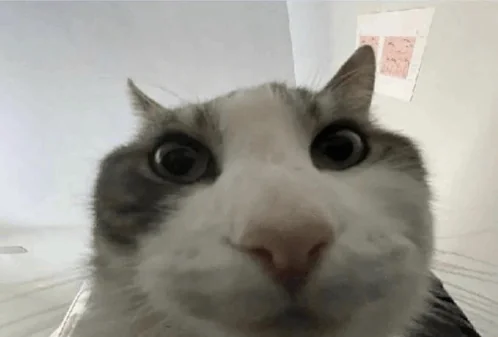
#> input picture buổi 5/cat.jpg, 498 x 337 px
$ jupyter execute --allow-errors 2374802010571_NGUYENHANVU_CV0101_Lab03.ipynb
#> lines starting #> are read from the running program, lines starting #| are printed output that depends on the picture
[cell 1]
import cv2
import matplotlib.pyplot as NGUYENHANVU

[cell 2]
img = cv2.imread('cat.jpg')
#> img is the input picture: shape (337, 498, 3); mean B, G, R 142.8, 150.3, 152.3
img = img[:,:,::-1]
NGUYENHANVU.imshow(img)

1.Thực hành xử lý ảnh trong miền tần số:
- Fast Fourier Transform (FFT) algorithm để phát hiện ảnh mờ.
+ Để đọc ảnh và hiển thị ảnh, ta dùng matplotlib

[cell 3]
import numpy as np
import cv2
from matplotlib import pyplot as NGUYENHANVU

+ Đọc bức ảnh và đưa về float32

[cell 4]
img = cv2.imread('cat.jpg',0)
#> img: shape (337, 498); min 0, max 250, mean 150.1
img_float32 = np.float32(img)

+ Sau đó đưa ảnh về dạng số phức, và dùng fft có sẵn trong numpy để biến đổi để được biên độ của các sóng với các tần số khác nhau

[cell 5]
dft = cv2.dft(img_float32, flags = cv2.DFT_COMPLEX_OUTPUT)
dft_shift = np.fft.fftshift(dft)

+ Đưa về thang log, rồi khuếch đại lên 20 lần để vẽ. Nếu không đưa về thang log, các sóng ở tâm sẽ rất lớn, và sẽ lấn át các sóng có tần số cao và khi biểu diễn chỉ có điểm sáng ở giữa, còn lại tối hết. Đưa về thang log để biên độ chênh lệch giữa các sóng được giảm xuống. Ta khuếch đại lên 1 chút (20 lần) để tăng độ tương phản cho bức ảnh.

[cell 6]
magnitude_spectrum = 20*np.log(cv2.magnitude(dft_shift[:,:,0],dft_shift[:,:,1]))
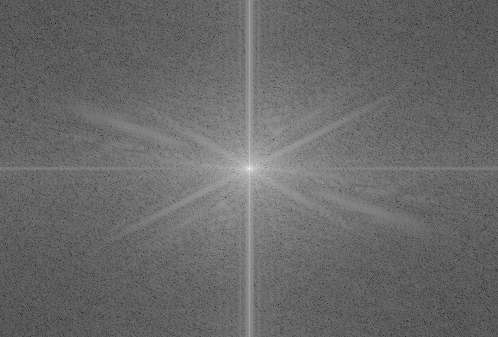
#> magnitude_spectrum: shape (337, 498) float32; min -23.54, max 340.8, mean 127; drawn with min black and max white

2.Sử dụng đoạn code sau cho DFT, trình bày ý nghĩa của từng dòng lệnh.

[cell 7]
NGUYENHANVU.subplot(121), NGUYENHANVU.imshow(img, cmap = 'gray')
#> (the rest of this cell did not finish here and is left out)

3.Sử dụng Fast Fourier Transform (FFT) Magnitude algorithm để phát hiện ảnh mờ

[cell 8]
import matplotlib.pyplot as NGUYENHANVU
import numpy as np
from skimage.data import gravel
from skimage.filters import difference_of_gaussians, window
from scipy.fft import fftn, fftshift

image = gravel()
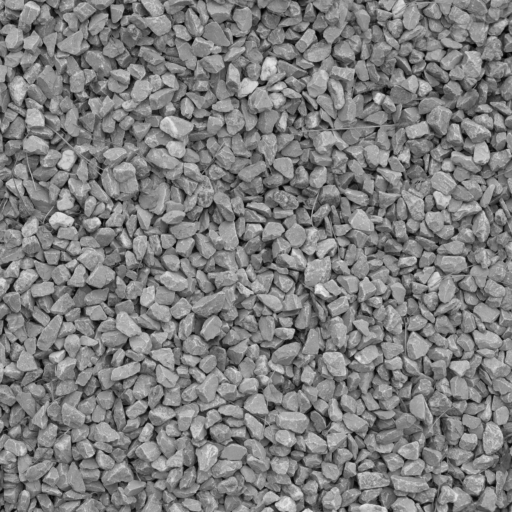
#> input picture skimage.data.gravel(), 512 x 512 px
#> image is the input picture: shape (512, 512); min 0, max 237, mean 126.5
wimage = image * window('hann', image.shape)
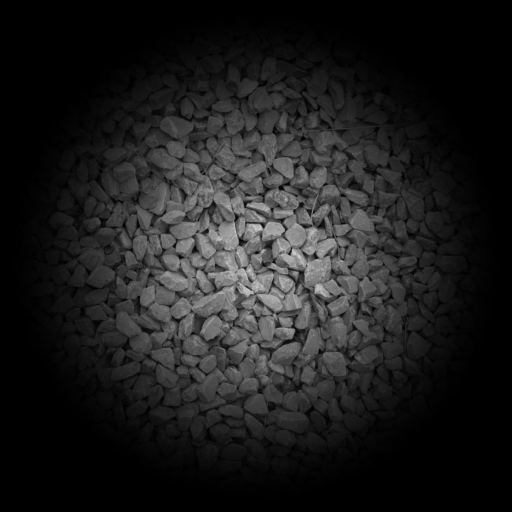
#> wimage: shape (512, 512) float64; min 0, max 212.5, mean 29.7
filtered_image = difference_of_gaussians(image, 1, 12)
filtered_wimage = filtered_image * window('hann', image.shape)
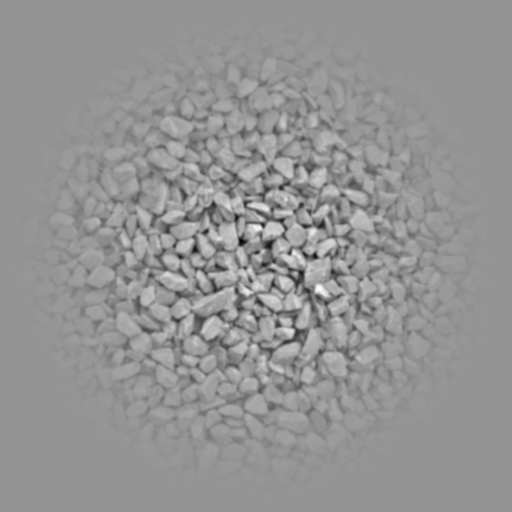
#> filtered_wimage: shape (512, 512) float64; min -0.415, max 0.298, mean 7.04e-06; drawn with min black and max white
im_f_mag = fftshift(np.abs(fftn(wimage)))
fim_f_mag = fftshift(np.abs(fftn(filtered_wimage)))
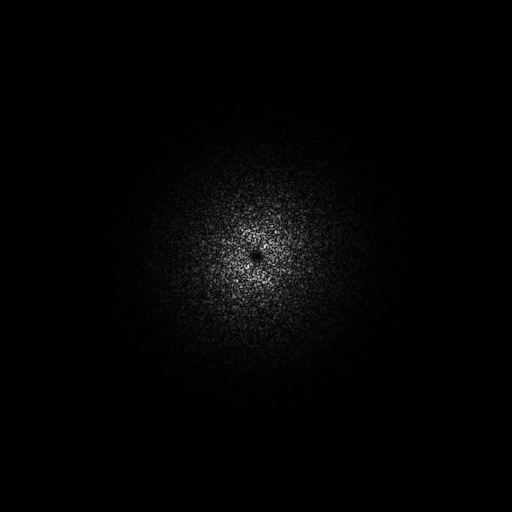
#> fim_f_mag: shape (512, 512) float64; min 1.36e-06, max 454, mean 6.4; drawn with min black and max white

#> (the rest of this cell did not finish here and is left out)

Thực hành Harris Corner Detection

[cell 9]
import cv2
import numpy as np
from IPython.display import Image
def detect_corner(image_path, blockSize=2, ksize=3, k=0.04, threshold=0.01):
#> called with image_path = 'cat.jpg', blockSize = 2, ksize = 5, k = 0.04, threshold = 0.005
  img = cv2.imread(image_path)
  gray = cv2.cvtColor(img, cv2.COLOR_BGR2GRAY)
  gray = np.float32(gray)
  dst = cv2.cornerHarris(gray, blockSize, ksize, k)
  #result is dilated for marking the corners, not important
  dst = cv2.dilate(dst, None)
  # Threshold for an optimal value, it may vary depending on the image.
  img[dst>threshold*dst.max()]=[0, 0, 255]
#> img: shape (337, 498, 3)
  cv2.imwrite('example.jpg',img)
  return img
out_path = detect_corner('cat.jpg', blockSize=2, ksize=5, k=0.04, threshold=0.005)
Image(out_path)

[cell 10]
import numpy as np
import cv2
from matplotlib import pyplot as plt

img = cv2.imread('example.jpg')
plt.imshow(img[:,:,::-1])

gray = cv2.cvtColor(img,cv2.COLOR_BGR2GRAY)
gray = np.float32(gray)
dst = cv2.cornerHarris(gray,2,3,0.04)
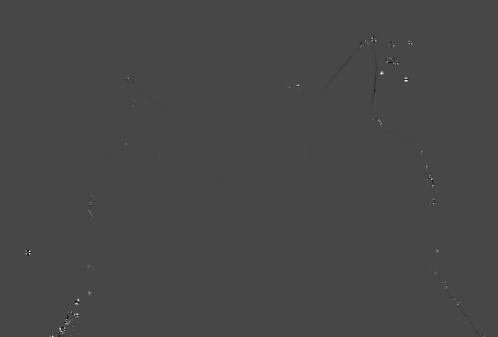
#> dst: shape (337, 498) float32; min -21841902, max 56312732, mean 15458.9; drawn with min black and max white
dst = cv2.dilate(dst,None)
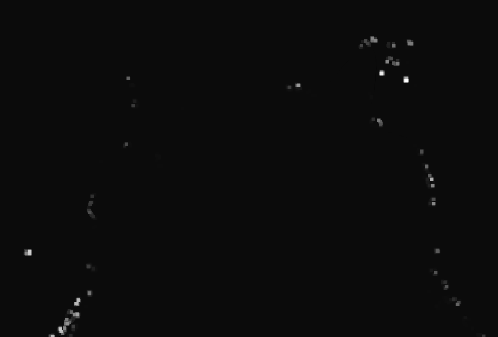
#> dst: shape (337, 498) float32; min -2723469.2, max 56312732, mean 132457.8; drawn with min black and max white
img[dst>0.01*dst.max()] = [0,0,225]
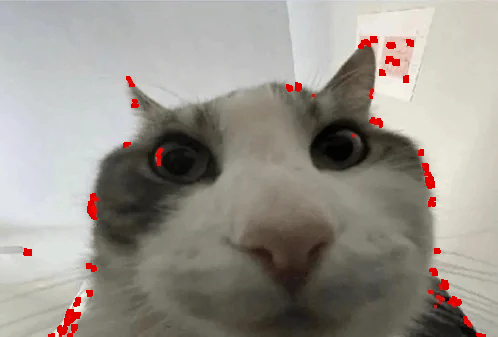
#> img: shape (337, 498, 3); mean B, G, R 140.5, 147.9, 153.1
plt.imshow(img[:,:,::-1])
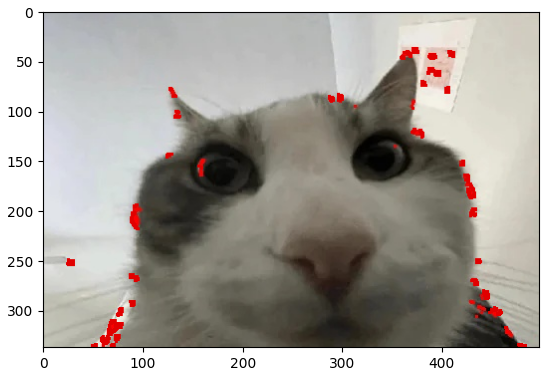
#> figure drawn by matplotlib, 1 panel

Band-pass filtering by Difference of Gaussians

[cell 11]
import matplotlib.pyplot as NGUYENHANVU
import numpy as np
from skimage.data import gravel
from skimage.filters import difference_of_gaussians, window
from scipy.fft import fftn, fftshift

image = gravel()
wimage = image * window('hann', image.shape) # window image to improve FFT
filtered_image = difference_of_gaussians(image, 1, 12)
filtered_wimage = filtered_image * window('hann', image.shape)
im_f_mag = fftshift(np.abs(fftn(wimage)))
fim_f_mag = fftshift(np.abs(fftn(filtered_wimage)))

fig, ax = NGUYENHANVU.subplots(nrows=2, ncols=2, figsize=(8, 8))
ax[0, 0].imshow(image, cmap='gray')
ax[0, 0].set_title('Original Image')
ax[0, 1].imshow(np.log(im_f_mag), cmap='magma')
ax[0, 1].set_title('Original FFT Magnitude (log)')
ax[1, 0].imshow(filtered_image, cmap='gray')
ax[1, 0].set_title('Filtered Image')
ax[1, 1].imshow(np.log(fim_f_mag), cmap='magma')
ax[1, 1].set_title('Filtered FFT Magnitude (log)')
NGUYENHANVU.show()
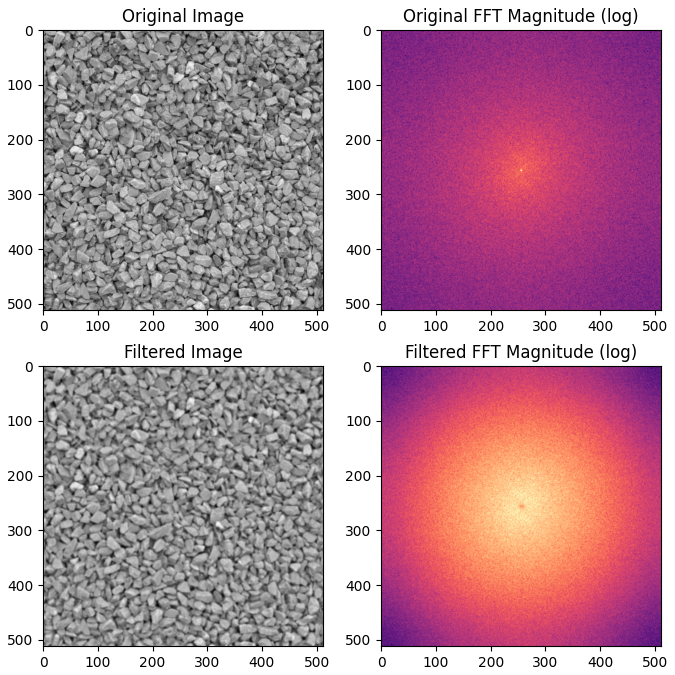
#> figure drawn by matplotlib, 4 panels
